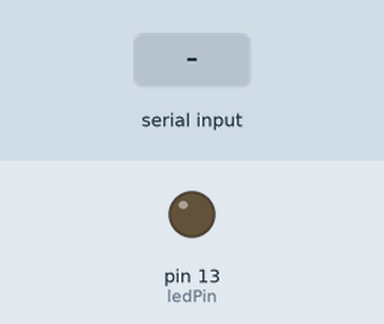
The sketch below on a simulated Arduino Uno, built with avr-gcc and run on an emulated ATmega328P. Parts: output pins drawn as LEDs (lit = HIGH). The inputs (shaded band) are chosen by the test bench. What the sketch prints to the serial monitor is not drawn.

Above: at 1.2 s.
1.3 s: "0" received over Serial
At 2.5 s:
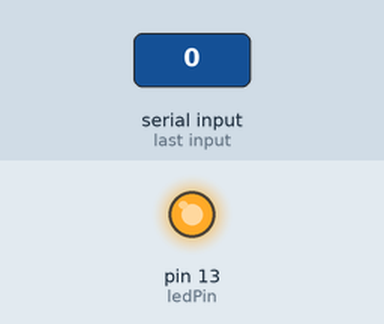
2.8 s: "1" received over Serial
Timing chart, 0 to 5.8 s (numbered marks = the images above; inputs shaded):
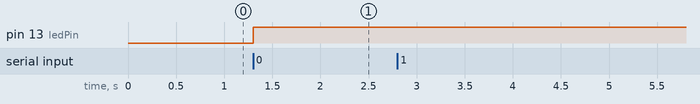

Measured:
- after the input at 1.3 s, pin 13 (ledPin): LOW → HIGH at once
- after the input at 2.8 s, every drawn part: stays the same

The sketch:

Interfacing_Bluetooth.ino
```cpp
int ledPin = 13;
int state;
int flag;
void setup() {
  Serial.begin(9600);
  pinMode(13, OUTPUT);
}

void loop() {
  if (Serial.available() > 0)
  {
    state = Serial.read();
    flag = 0;
  }
  if (state == '0')//on pressing 0 in BlueTerm App(playstore) the led glows
  {
    digitalWrite(13, HIGH);
    if (flag = 0)
    {
      Serial.println("GLOWING");
      flag = 1;
    }
  }
  else if (state == '1')//on pressing 1 in BlueTerm App (playstore) the led turns off
  {
    digitalWrite(8, LOW);
    if (flag == 0)
    {
      Serial.println(" NOT GLOWING");
      flag = 1;
    }
  }
}
```
